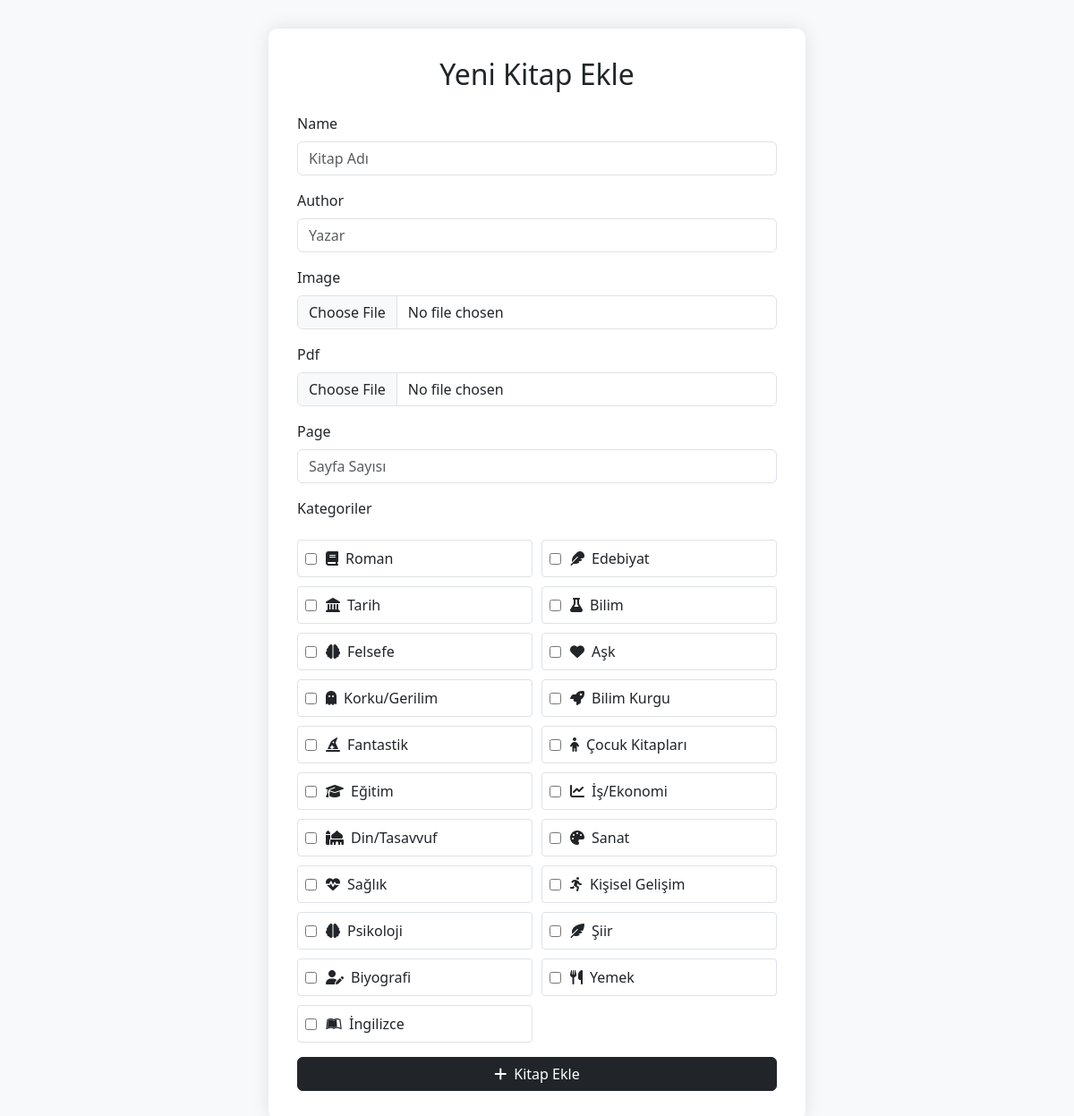
The page /add_book/ (signed in) on the database its author committed.
### book/models.py (models this page shows, shortened)
class Category(models.Model):
    name = models.CharField(max_length=100)
    icon = models.CharField(max_length=50)
    slug = models.SlugField(unique=True)
    class Meta:
        verbose_name_plural = "Categories"

### book/views.py (the view)
# urls.py: path('add_book/', views.add_book, name='add_book'),
@login_required
def add_book(request):
    if request.method == 'POST':
        form = BookForm(request.POST, request.FILES)
        if form.is_valid():
            book = form.save()
            categories = request.POST.getlist('categories')
            book.categories.set(categories)
            return redirect('index')
    else:
        form = BookForm()
    categories = Category.objects.all()
    return render(request, 'book/add_book.html', {
        'form': form,
        'categories': categories
    })

### book/forms.py
class BookForm(forms.ModelForm):
    class Meta:
        model = Book
        fields = ['name', 'author', 'image', 'pdf', 'page']
        widgets = {
            'name': forms.TextInput(attrs={
                'class': 'form-control',
                'placeholder': 'Kitap Adı'
            }),
            'author': forms.TextInput(attrs={
                'class': 'form-control',
                'placeholder': 'Yazar'
            }),
            'image': forms.FileInput(attrs={
                'class': 'form-control'
            }),
            'pdf': forms.FileInput(attrs={
                'class': 'form-control'
            }),
            'page': forms.NumberInput(attrs={
                'class': 'form-control',
                'placeholder': 'Sayfa Sayısı'
            })
        }

### book/templates/book/add_book.html (shortened to what this page needs)
<!DOCTYPE html>
<html lang="tr">
<head>
    <link rel="stylesheet" href="https://cdn.jsdelivr.net/npm/bootstrap@5.3.3/dist/css/bootstrap.min.css">
    <link rel="stylesheet" href="https://cdnjs.cloudflare.com/ajax/libs/font-awesome/6.4.0/css/all.min.css">
</head>
<body class="bg-light">
    <div class="container">
        <div class="form-container">
            <h2 class="text-center mb-4">Yeni Kitap Ekle</h2>
            <form method="POST" enctype="multipart/form-data">
                {% for field in form %}
                    {% if field.name != 'categories' %}
                        <div class="mb-3">
                            <label for="{{ field.id_for_label }}" class="form-label">{{ field.label }}</label>
                            {{ field }}
                        </div>
                    {% endif %}
                {% endfor %}
                <div class="mb-3">
                    <label class="form-label">Kategoriler</label>
                    <div class="category-checkbox-container">
                        {% for category in categories %}
                            <label class="category-checkbox-wrapper">
                                <input type="checkbox"
                                       name="categories"
                                       value="{{ category.id }}"
                                       class="category-checkbox">
                                <i class="{{ category.icon }} me-2"></i>
                                {{ category.name }}
                            </label>
                        {% endfor %}
                    </div>
                </div>
                <div class="d-grid">
                    <button type="submit" class="btn btn-dark">
                        <i class="fas fa-plus me-2"></i>Kitap Ekle
                    </button>
                </div>
            </form>
        </div>
    </div>
</body>
</html>

### book/templates/book/add_book.html (style rules this page uses)
.form-container { max-width: 600px; margin: 2rem auto; padding: 2rem; background: white; border-radius: 10px; box-shadow: 0 0 20px rgba(0,0,0,0.1); }
.category-checkbox-container { display: grid; grid-template-columns: repeat(auto-fill, minmax(200px, 1fr)); gap: 10px; margin: 15px 0; }
.category-checkbox-wrapper { display: flex; align-items: center; padding: 8px; border: 1px solid #dee2e6; border-radius: 4px; cursor: pointer; transition: all 0.2s ease; }
.category-checkbox { margin-right: 10px; }

### rows shown on the page
Category: name "Roman"
Category: name "Edebiyat"
Category: name "Tarih"
Category: name "Bilim"
Category: name "Felsefe"
Category: name "Aşk"
Category: name "Korku/Gerilim"
Category: name "Bilim Kurgu"
Category: name "Fantastik"
Category: name "Çocuk Kitapları"
Category: name "Eğitim"
Category: name "İş/Ekonomi"
Category: name "Din/Tasavvuf"
Category: name "Sanat"
Category: name "Sağlık"
Category: name "Kişisel Gelişim"
Category: name "Psikoloji"
Category: name "Şiir"
Category: name "Biyografi"
Category: name "Yemek"
Category: name "İngilizce"

### other values the page prints
{{ field.label }} "Name" "Author" "Image" "Pdf" "Page"
